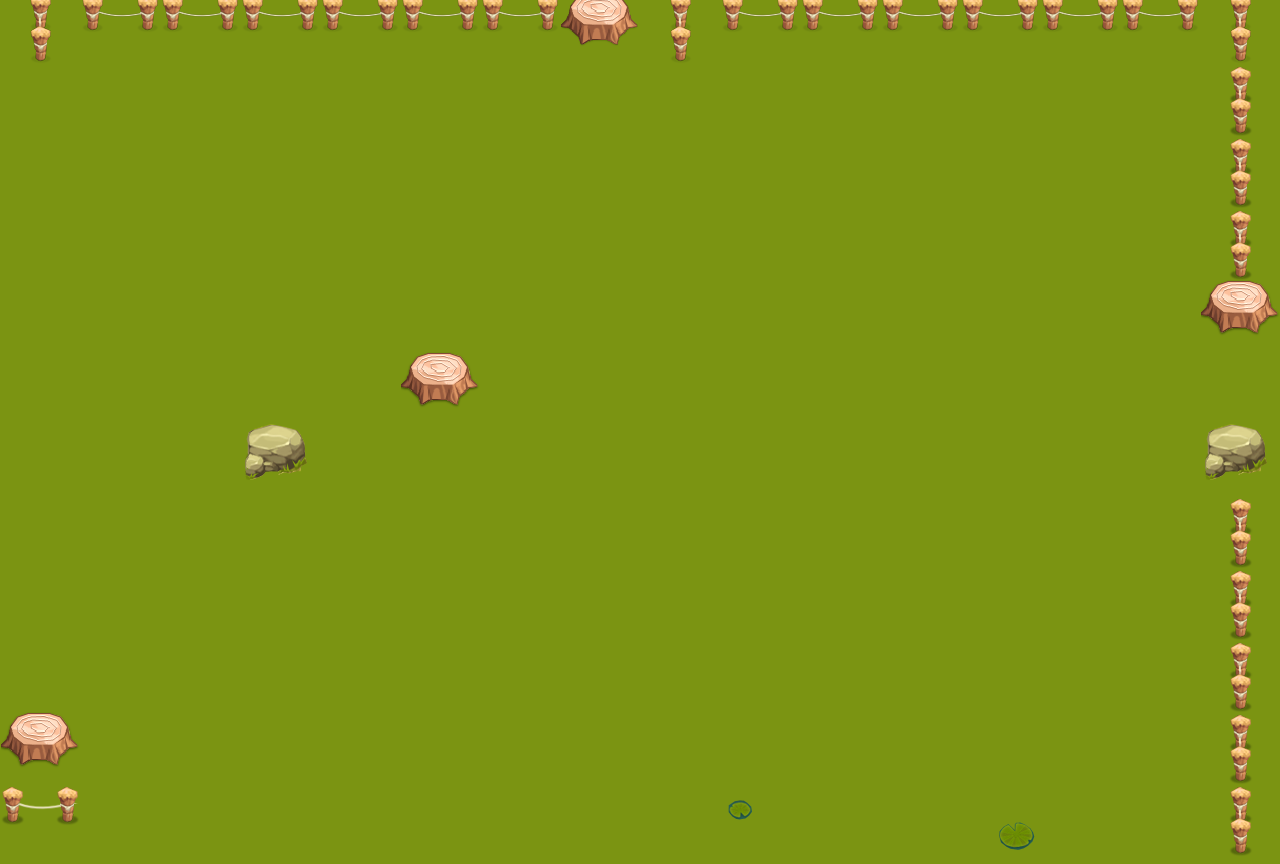

A level layout from a 2D game, rendered from its tile map. Below: a short description, then the map file with its tile-grid data intact:
An orthogonal 16x12 tile map with 80x72 px tiles, 1 tile layer (Layer2), 1 hidden layer not drawn.

<map version="1.0" orientation="orthogonal" renderorder="right-down" width="16" height="12" tilewidth="80" tileheight="72" backgroundcolor="#807b9412" nextobjectid="1">
 <tileset firstgid="1" name="tiles" tilewidth="80" tileheight="80" tilecount="54" columns="9">
  <properties>
   <property name="route" value="true" />
  </properties>
  <image source="../tiles/tiles.png" width="720" height="480" />
 </tileset>
 <layer name="Layer1" width="16" height="12" visible="0">
  <data encoding="csv">
1,1,1,1,1,1,1,1,1,1,1,1,1,1,1,1,
1,1,1,1,1,1,1,1,1,1,1,1,1,1,1,1,
1,1,19,1,1,1,1,19,1,1,23,1,11,13,16,1,
1,1,1,1,11,10,13,1,11,10,11,1,16,21,10,1,
1,1,1,1,11,1,13,1,10,1,10,1,11,1,13,1,
1,1,1,1,11,21,11,1,10,1,13,1,15,1,10,18,
17,11,12,1,11,23,12,1,10,1,16,23,11,1,1,1,
1,1,11,1,11,19,10,1,10,1,12,10,11,1,1,1,
1,1,10,1,11,1,11,23,10,1,24,1,1,1,1,1,
1,1,12,10,11,1,11,11,10,1,1,1,1,1,1,1,
1,1,24,1,1,1,1,1,1,1,1,1,1,1,1,1,
1,1,1,1,1,19,5,29,29,29,29,29,29,29,6,7
</data>
 </layer>
 <layer name="Layer2" width="16" height="12">
  <data encoding="csv">
38,39,39,39,39,39,39,37,38,39,39,39,39,39,39,38,
0,0,0,0,0,0,0,0,0,0,0,0,0,0,0,38,
0,0,0,0,0,0,0,0,0,0,0,0,0,0,0,38,
0,0,0,0,0,0,0,0,0,0,0,0,0,0,0,38,
0,0,0,0,0,0,0,0,0,0,0,0,0,0,0,37,
0,0,0,0,0,37,0,0,0,0,0,0,0,0,0,0,
0,0,0,47,0,0,0,0,0,0,0,0,0,0,0,47,
0,0,0,0,0,0,0,0,0,0,0,0,0,0,0,38,
0,0,0,0,0,0,0,0,0,0,0,0,0,0,0,38,
0,0,0,0,0,0,0,0,0,0,0,0,0,0,0,38,
37,0,0,0,0,0,0,0,0,0,0,0,0,0,0,38,
39,0,0,0,0,0,0,0,0,40,0,0,49,0,0,38
</data>
 </layer>
</map>